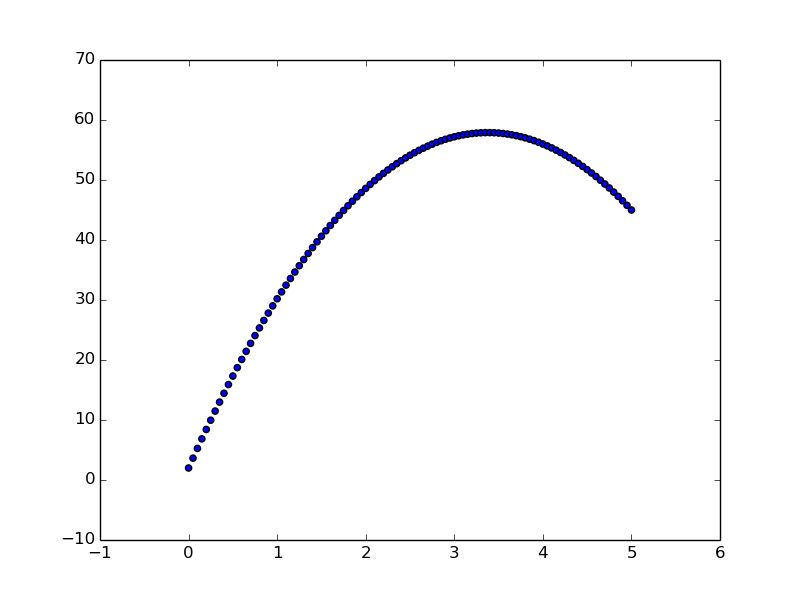

The script that drew this image:
from matplotlib import pyplot as plt

import lib.My_library as my
import math as m

# given function in question    
def givenFunction(x,y,z): 
    g = 9.8
    return -g

# calling boundaryValue function from my lib . 
data = my.boundaryValueProblem(givenFunction,(0,2),(5,45),100,25,0.0002,0.1)
plt.scatter(*list(zip(*data))[:2])
plt.show()

print("Launch velocity is :",data[0][2],"m/s")

#----------Out put-------------

#('Launch velocity is :', 33.059166666666634, 'm/s')
